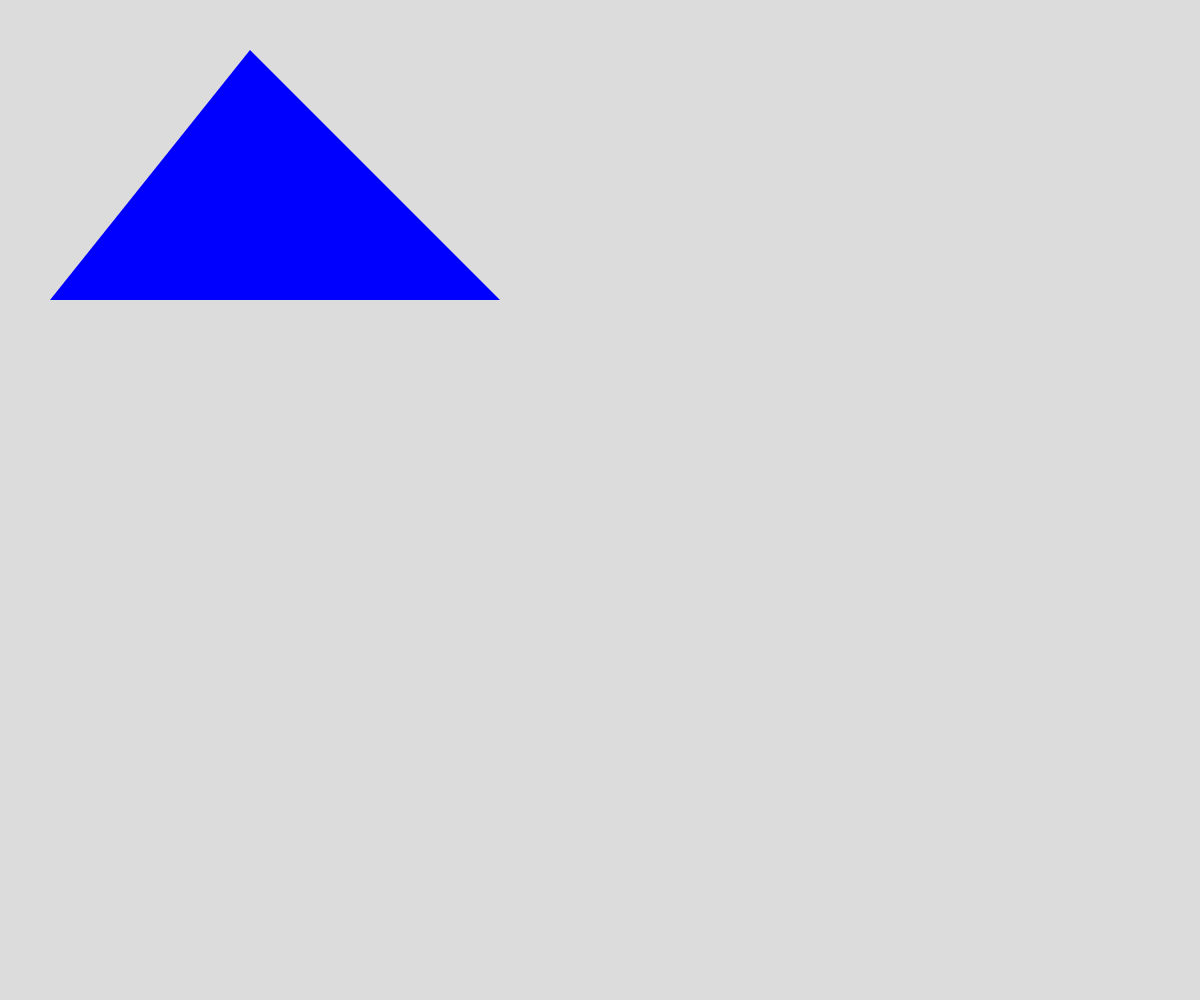
Frame 1 (no input)
Frame 60 (no input): identical to frame 1, image omitted
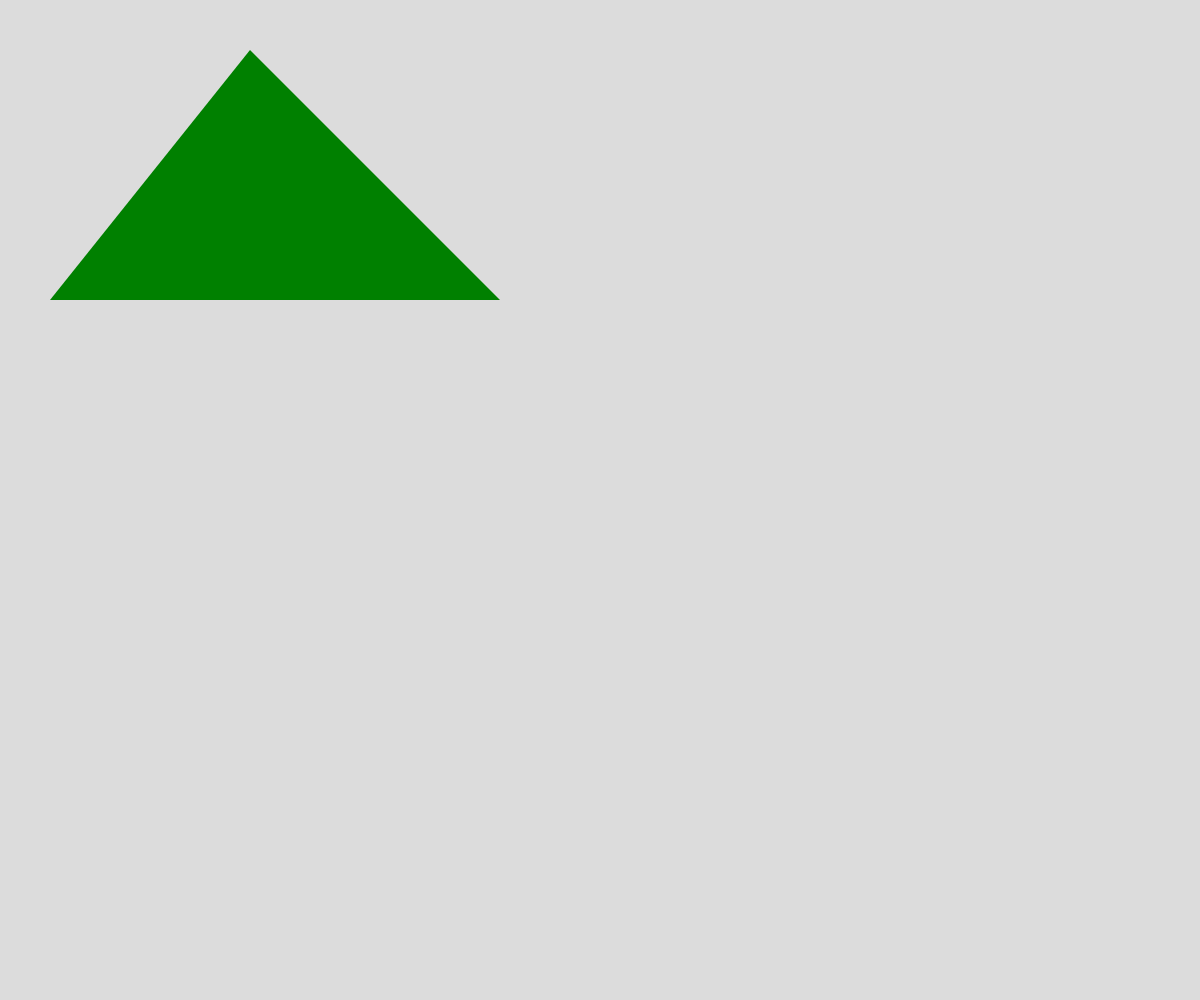
Frame 120 (the mouse pressed at the canvas centre since frame 60)

The p5.js sketch that drew these frames (run headless with seeded random() and noise() and a simulated clock; from frame 60 on, the mouse is pressed at the canvas centre):

// p5.js sketch
// ── sketch.js
// Project Title
// Your Name
// Date
//
// Extra for Experts:
// - describe what you did to take this project "above and beyond"

let initialTriangle = [
  {x: 250, y: 50,},
  {x: 50, y:300},
  {x:500, y:300}
];

let theDepth = 0;
let theColours = ['blue', 'green', 'yellow', 'red', 'turquoise', 'purple', 'black', 'white'];

function mousePressed(){
  theDepth++;
}

function sierpinski(points, depth){
  noStroke();
  fill(theColours[theDepth]);
  triangle(points[0].x, points[0].y, points[1].x, points[1].y, points[2].x, points[2].y);
  if (depth > 0){
    sierpinski([points[0],midpoint(points[0], points[1]), midpoint(points[0], points[2])]);

  }
}

function midpoint(point1, point2){
  let midx = (point1.x + point2.x)/2;
  let midy =(point1.y+point2.y)/2;
  return midx, midy;
}

function setup() {
  createCanvas(windowWidth, windowHeight);
}

function draw() {
  background(220);
  sierpinski(initialTriangle, theDepth);
}
